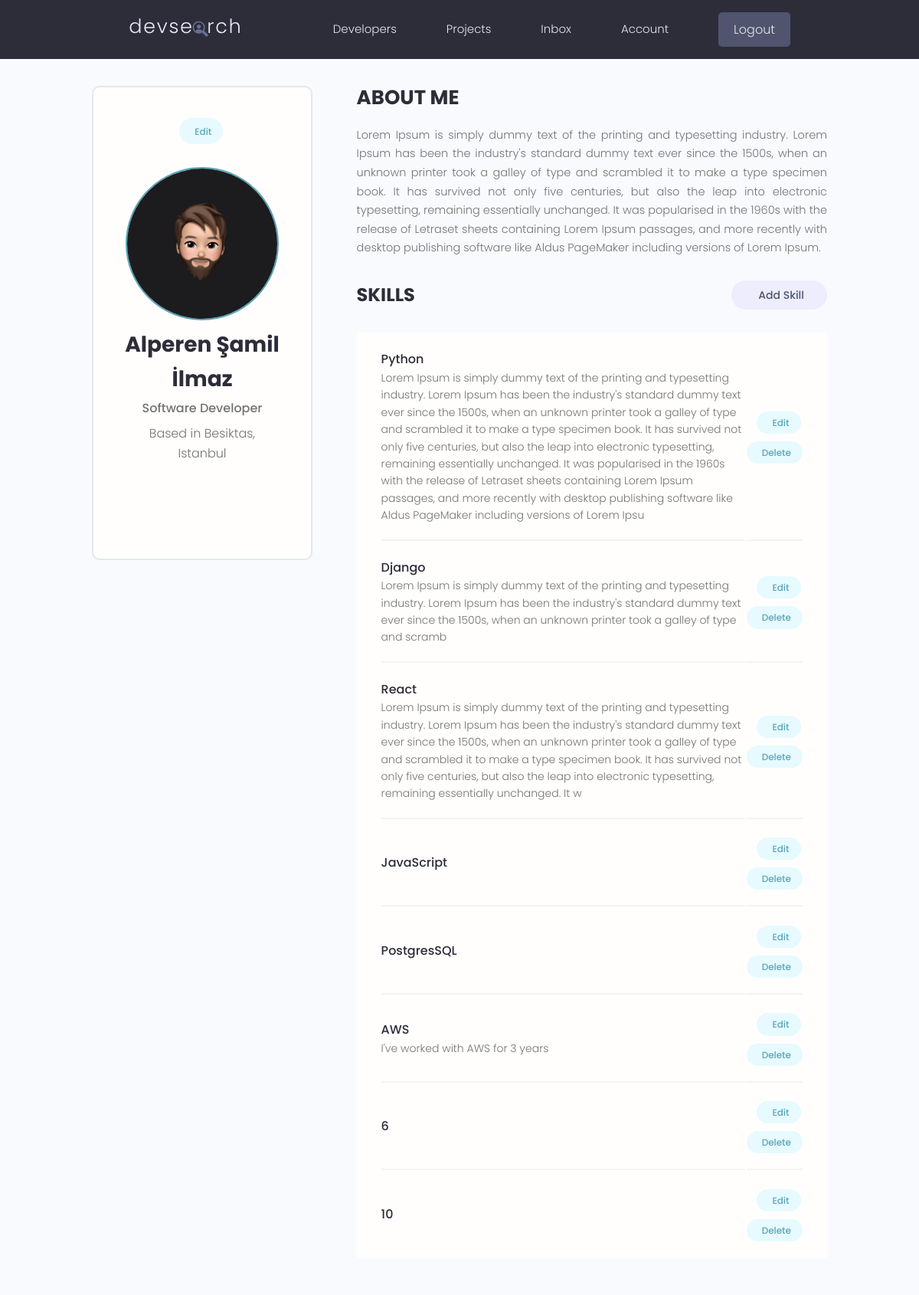
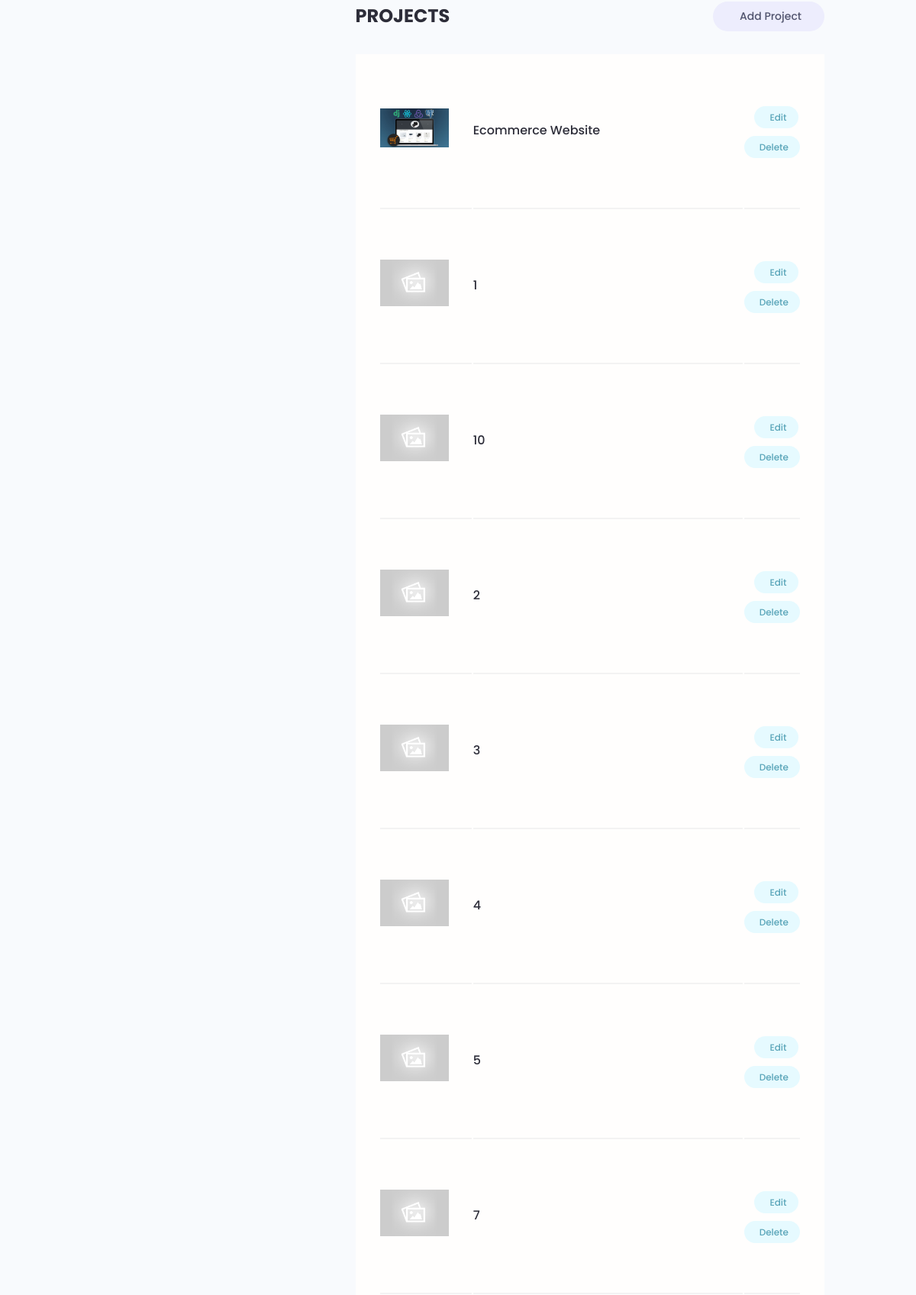
The app's page /account/ (signed in, upper part) with its own data (2 pictures, top to bottom).
### users/models.py (models this page shows, shortened)
class Profile(models.Model):
    user = models.OneToOneField(User, on_delete=models.CASCADE, null=True, blank=True)
    name = models.CharField(max_length=128, blank=True, null=True)
    email = models.EmailField(max_length=256, blank=True, null=True)
    username = models.CharField(max_length=128, blank=True, null=True)
    location = models.CharField(max_length=128, blank=True, null=True)
    short_intro = models.CharField(max_length=128, blank=True, null=True)
    bio = models.TextField(blank=True, null=True)
    profile_image = models.ImageField(null=True, blank=True, upload_to='profiles/', default='profiles/user-default.png')
    social_github = models.CharField(max_length=128, blank=True, null=True)
    social_stackoverflow = models.CharField(max_length=128, blank=True, null=True)
    social_twitter = models.CharField(max_length=128, blank=True, null=True)
    social_linkedin = models.CharField(max_length=128, blank=True, null=True)
    social_instagram = models.CharField(max_length=128, blank=True, null=True)
    social_website = models.CharField(max_length=128, blank=True, null=True)
    created = models.DateTimeField(auto_now_add=True)
    id = models.UUIDField(default=uuid.uuid4, unique=True, primary_key=True, editable=False)

class Skill(models.Model):
    owner = models.ForeignKey(Profile, on_delete=models.CASCADE, null=True, blank=True)
    name = models.CharField(max_length=128, blank=True, null=True)
    description = models.TextField(null=True, blank=True)
    created = models.DateTimeField(auto_now_add=True)
    id = models.UUIDField(default=uuid.uuid4, unique=True, primary_key=True, editable=False)

### base/models.py (models this page shows, shortened)
class Project(models.Model):
    owner = models.ForeignKey(Profile, null=True, blank=True, on_delete=models.SET_NULL)
    title = models.CharField(max_length=256)
    description = models.TextField(null=True, blank=True)
    featured_image = models.ImageField(blank=True, null=True, default='default.jpg')
    demo_link = models.CharField(max_length=2048, null=True, blank=True)
    source_link = models.CharField(max_length=2048, null=True, blank=True)
    tags = models.ManyToManyField('Tag', blank=True)
    vote_total = models.IntegerField(default=0, null=True, blank=True)
    vote_ratio = models.IntegerField(default=0, null=True, blank=True)
    created = models.DateTimeField(auto_now_add=True)
    id = models.UUIDField(default=uuid.uuid4, unique=True, primary_key=True, editable=False)
    class Meta:
        ordering = ['-vote_ratio', '-vote_total', 'title']

### users/views.py (the view)
# urls.py: path('account/', views.user_account, name='account'),
@login_required(login_url='login')
def user_account(request):
    profile = request.user.profile
    skills = profile.skill_set.all()
    projects = profile.project_set.all()
    context = {'profile': profile, 'skills': skills, 'projects': projects}
    return render(request, 'users/account.html', context)

### users/templates/users/account.html (shortened to what this page needs)
{% extends 'main.html' %}
{% block content %}
  <main class="settingsPage profile my-md">
    <div class="container">
      <div class="layout">
        <div class="column column--1of3">
          <div class="card text-center">
            <div class="card__body dev">
              <a class="tag tag--pill tag--main settings__btn" href="{% url 'edit-account' %}"> Edit</a>
              <img class="avatar avatar--xl dev__avatar" src="{{ profile.profile_image.url }}" />
              <h2 class="dev__name">{{ profile.name }}</h2>
              <p class="dev__title">{{ profile.short_intro }}</p>
              <p class="dev__location">Based in {{ profile.location }}</p>
              <ul class="dev__social">
              </ul>
            </div>
          </div>
        </div>
        <div class="column column--2of3">
          <div class="devInfo">
            <h3 class="devInfo__title">About Me</h3>
            <p class="devInfo__about">{{ profile.bio }}</p>
          </div>
          <div class="settings">
            <h3 class="settings__title">Skills</h3>
            <a class="tag tag--pill tag--sub settings__btn tag--lg" href="{% url 'create-skill' %}"> Add Skill</a>
          </div>
          <table class="settings__table">
              {% for skill in skills %}
                <tr>
                  <td class="settings__tableInfo">
                    <h4>{{ skill.name }}</h4>
                    <p>{{ skill.description }}</p>
                  </td>
                  <td class="settings__tableActions">
                    <a class="tag tag--pill tag--main settings__btn" href="{% url 'update-skill' skill.id %}"> Edit</a>
                    <a class="tag tag--pill tag--main settings__btn" href="{% url 'delete-skill' skill.id %}?next=/account">Delete</a>
                  </td>
                 </tr>
              {% endfor %}
          </table>
        <div class="settings">
            <h3 class="settings__title">Projects</h3>
            <a class="tag tag--pill tag--sub settings__btn tag--lg" href="{% url 'create-project' %}"> Add Project</a>
          </div>
          <table class="settings__table">
              {% for project in projects %}
                  <tr>
                      <td class="settings__thumbnail">
                        <a href="{% url 'project' project.id %}"><img src="{{ project.featured_image.url}}" alt="Project Thumbnail" /></a>
                      </td>
                      <td class="settings__tableInfo">
                        <a href="{% url 'project' project.id %}">{{ project.title }}</a>
                      </td>
                      <td class="settings__tableActions">
                        <a class="tag tag--pill tag--main settings__btn" href="{% url 'update-project' project.id %}"> Edit</a>
                        <a class="tag tag--pill tag--main settings__btn" href="{% url 'delete-project' project.id %}?next=/account">
                          Delete</a>
                      </td>
                    </tr>
              {% endfor %}
          </table>
        </div>
      </div>
    </div>
  </main>
{% endblock content %}

### static/styles/app.css (style rules this page uses)
:root { --color-sub: #2d2d39; }
.card { border: 2px solid var(--color-light); }
img { width: 100%; }
.profile .card > .dev { padding: 4rem; }
.dev__avatar { display: block; margin: auto; }
.dev__name { color: var(--color-sub); font-size: 2.8rem; font-weight: 700; margin-top: 1rem; margin-bottom: 0.5rem; }
.dev__title { font-size: 1.6rem; font-weight: 500; line-height: 1.3; }
.dev__location { margin-top: 1rem; }
.dev__social { margin: 3rem 0; list-style: none; display: flex; justify-content: center; gap: 1.5rem; }
.devInfo { margin-bottom: 3rem; }
.devInfo__title, .devInfo__subtitle { font-size: 2.6rem; color: var(--color-sub); text-transform: uppercase; font-weight: 700; margin-bottom: 1.5rem; }
.devInfo__about, .devSkill__info { font-size: 1.45rem; line-height: 1.7; text-align: justify; }
.settingsPage .dev > .settings__btn { display: inline-block; margin-bottom: 3rem; }
.settings { display: flex; justify-content: space-between; align-items: center; }
.settings__title { font-size: 2.4rem; text-transform: uppercase; font-weight: 700; color: var(--color-sub); }
.settings__table { margin-top: 3rem; margin-bottom: 5rem; padding: 0 3rem; background: var(--color-white); }
.settings__table tr { width: 100%; }
.settings__table tr > td { padding: 2rem 0; }
.settings__table tr:not(:last-child) td { border-bottom: 2px solid var(--color-white-light); }
.settings__thumbnail { width: 23%; min-width: 10rem; }
.settings__thumbnail img { padding-right: 3rem; height: 15rem; object-fit: contain; }
.settings__tableInfo { width: 100%; }
.settings__tableInfo h4, .settings__tableInfo a { padding-right: 1rem; width: auto; font-size: 1.6rem; font-weight: 500; color: var(--color-sub); }
.settings__tableInfo p { font-size: 1.4rem; }
.settings__tableActions { text-align: right; }

### static/uikit/styles/modules/_variables.css (style rules this page uses)
:root { --color-main: #5aa5b9; --color-main-light: #e6faff; --color-sub: #3f4156; --color-sub-light: #51546e; --color-sub-lighter: #ededfd; --color-text: #737373; --color-gray: #8b8b8b; --color-light: #e5e7eb; --color-light-gray: #767676; --color-bg: #f8fafd; --color-white: #fffefd; --color-white-light: #f3f3f3; --color-success: #359e64; --color-success-bg: #def8e8; --color-error: #fc4b0b; --color-error-bg: #fff2ee; --font-base: 'Poppins', arial, helvetica, 'Segoe UI', roboto, ubuntu, sans-serif; --font-monospace: 'Fira Code', 'Courier New', courier, monospace; --font-regular: 300; --font-medium: 500; --font-bold: 700; --generic-shadow: 1px 1px 5px #00000010; --generic-transition: all 0.3s ease-in-out; }

### static/uikit/styles/modules/_base.css (style rules this page uses)
* { margin: 0; padding: 0; box-sizing: border-box; text-rendering: optimizeLegibility; color: inherit; font-size: inherit; }
html { font-size: 50%; }
@media only screen and (min-width: 480px) { html { font-size: 56.25%; } }
@media only screen and (min-width: 1200px) { html { font-size: 62.5%; } }
body { line-height: 1.6; font-weight: 400; font-size: 1.5rem; color: var(--color-text); background-color: var(--color-bg); min-height: 100vh; }

### static/uikit/styles/modules/_typography.css (style rules this page uses)
* { font-family: var(--font-base); }
h2 { font-size: 3.6rem; font-weight: var(--font-bold); }
h3 { font-size: 3.2rem; font-weight: var(--font-medium); }
h4 { font-size: 2.8rem; font-weight: var(--font-medium); }
p, span, strong { font-size: 1.6rem; color: var(--color-text); font-weight: var(--font-regular); }
a { padding-bottom: 2px; text-decoration: none; display: inline-block; color: var(--color-main); font-weight: var(--font-medium); }

### static/uikit/styles/modules/_utilities.css (style rules this page uses)
.container { width: 92%; max-width: 165rem; margin: 0 auto; box-sizing: border-box; }
@media screen and (min-width: 1000px) { .container { width: 90%; } }
@media screen and (min-width: 1200px) { .container { width: 80%; } }
.text-center { text-align: center; }
.my-md { margin: 3rem auto; }

### static/uikit/styles/modules/_avatar.css (style rules this page uses)
.avatar { border-radius: 50%; border: 2px solid var(--color-main); object-fit: cover; }
.avatar--xl { height: 20rem; width: 20rem; }

### static/uikit/styles/modules/_card.css (style rules this page uses)
.card { border-radius: 1rem; background-color: var(--color-white); border: 1.5px solid var(--color-light); width: auto; height: auto; margin-top: 0.5rem; margin-bottom: 0.5rem; overflow: hidden; }
.card__body, .card__header { padding: 2rem 2.5rem; }

### static/uikit/styles/modules/_layout.css (style rules this page uses)
.layout { display: flex; flex-flow: row wrap; justify-content: space-between; }
.layout > .column { margin-bottom: 3rem; }
.layout > .column.column--1of3 { flex-basis: 30%; }
.layout > .column.column--2of3 { flex-basis: 64%; }

### records on screen
Profile: profile_image (picture), name "Alperen Şamil İlmaz", short_intro "Software Developer", location "Besiktas, Istanbul", bio "Lorem Ipsum is simply dummy text of the printing and typesetting industry. Lorem Ipsum has been the industry's standard dummy text ever since the 1500s, when an unknown printer took a galley of type and scrambled it to make a type specimen book. It has survived not only five centuries, but also the leap into electronic typesetting, remaining essentially unchanged. It was popularised in the 1960s with the release of Letraset sheets containing Lorem Ipsum passages, and more recently with desktop publishing software like Aldus PageMaker including versions of Lorem Ipsum."
Skill: name "Python", description "Lorem Ipsum is simply dummy text of the printing and typesetting industry. Lorem Ipsum has been the industry's standard dummy text ever since the 1500s, when an unknown printer took a galley of type and scrambled it to make a type specimen book. It has survived not only five centuries, but also the leap into electronic typesetting, remaining essentially unchanged. It was popularised in the 1960s with the release of Letraset sheets containing Lorem Ipsum passages, and more recently with desktop publishing software like Aldus PageMaker including versions of Lorem Ipsu"
Skill: name "Django", description "Lorem Ipsum is simply dummy text of the printing and typesetting industry. Lorem Ipsum has been the industry's standard dummy text ever since the 1500s, when an unknown printer took a galley of type and scramb"
Skill: name "React", description "Lorem Ipsum is simply dummy text of the printing and typesetting industry. Lorem Ipsum has been the industry's standard dummy text ever since the 1500s, when an unknown printer took a galley of type and scrambled it to make a type specimen book. It has survived not only five centuries, but also the leap into electronic typesetting, remaining essentially unchanged. It w"
Skill: name "JavaScript"
Skill: name "PostgresSQL"
Skill: name "AWS", description "I've worked with AWS for 3 years"
Skill: name "6"
Skill: name "10"
Project: featured_image (picture), title "Ecommerce Website"
Project: featured_image (placeholder picture), title "1"
Project: featured_image (placeholder picture), title "10"
Project: featured_image (placeholder picture), title "2"
Project: featured_image (placeholder picture), title "3"
Project: featured_image (placeholder picture), title "4"
Project: featured_image (placeholder picture), title "5"
Project: featured_image (placeholder picture), title "7"
